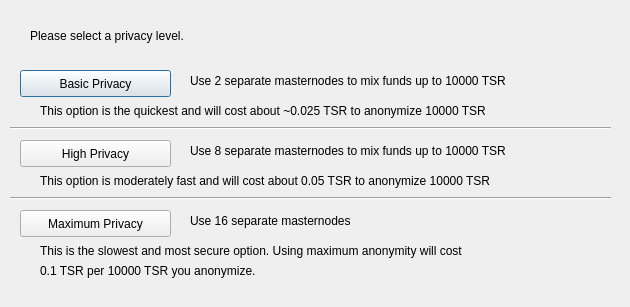
<?xml version="1.0" encoding="UTF-8"?>
<ui version="4.0">
 <class>ObfuscationConfig</class>
 <widget class="QDialog" name="ObfuscationConfig">
  <property name="geometry">
   <rect>
    <x>0</x>
    <y>0</y>
    <width>630</width>
    <height>307</height>
   </rect>
  </property>
  <property name="windowTitle">
   <string>Configure Obfuscation</string>
  </property>
  <widget class="QPushButton" name="buttonBasic">
   <property name="geometry">
    <rect>
     <x>20</x>
     <y>70</y>
     <width>151</width>
     <height>27</height>
    </rect>
   </property>
   <property name="text">
    <string>Basic Privacy</string>
   </property>
  </widget>
  <widget class="QPushButton" name="buttonHigh">
   <property name="geometry">
    <rect>
     <x>20</x>
     <y>140</y>
     <width>151</width>
     <height>27</height>
    </rect>
   </property>
   <property name="text">
    <string>High Privacy</string>
   </property>
  </widget>
  <widget class="QPushButton" name="buttonMax">
   <property name="geometry">
    <rect>
     <x>20</x>
     <y>210</y>
     <width>151</width>
     <height>27</height>
    </rect>
   </property>
   <property name="text">
    <string>Maximum Privacy</string>
   </property>
  </widget>
  <widget class="QLabel" name="label">
   <property name="geometry">
    <rect>
     <x>30</x>
     <y>20</y>
     <width>571</width>
     <height>31</height>
    </rect>
   </property>
   <property name="text">
    <string>Please select a privacy level.</string>
   </property>
  </widget>
  <widget class="QLabel" name="label_2">
   <property name="geometry">
    <rect>
     <x>190</x>
     <y>70</y>
     <width>421</width>
     <height>21</height>
    </rect>
   </property>
   <property name="text">
    <string>Use 2 separate masternodes to mix funds up to 10000 TSR</string>
   </property>
  </widget>
  <widget class="QLabel" name="label_3">
   <property name="geometry">
    <rect>
     <x>190</x>
     <y>140</y>
     <width>411</width>
     <height>21</height>
    </rect>
   </property>
   <property name="text">
    <string>Use 8 separate masternodes to mix funds up to 10000 TSR</string>
   </property>
  </widget>
  <widget class="QLabel" name="label_4">
   <property name="geometry">
    <rect>
     <x>190</x>
     <y>210</y>
     <width>421</width>
     <height>21</height>
    </rect>
   </property>
   <property name="text">
    <string>Use 16 separate masternodes</string>
   </property>
  </widget>
  <widget class="QLabel" name="label_6">
   <property name="geometry">
    <rect>
     <x>40</x>
     <y>100</y>
     <width>561</width>
     <height>21</height>
    </rect>
   </property>
   <property name="text">
    <string>This option is the quickest and will cost about ~0.025 TSR to anonymize 10000 TSR</string>
   </property>
  </widget>
  <widget class="QLabel" name="label_7">
   <property name="geometry">
    <rect>
     <x>40</x>
     <y>170</y>
     <width>561</width>
     <height>21</height>
    </rect>
   </property>
   <property name="text">
    <string>This option is moderately fast and will cost about 0.05 TSR to anonymize 10000 TSR</string>
   </property>
  </widget>
  <widget class="QLabel" name="label_8">
   <property name="geometry">
    <rect>
     <x>40</x>
     <y>240</y>
     <width>561</width>
     <height>21</height>
    </rect>
   </property>
   <property name="text">
    <string>This is the slowest and most secure option. Using maximum anonymity will cost</string>
   </property>
  </widget>
  <widget class="QLabel" name="label_9">
   <property name="geometry">
    <rect>
     <x>40</x>
     <y>260</y>
     <width>561</width>
     <height>21</height>
    </rect>
   </property>
   <property name="text">
    <string>0.1 TSR per 10000 TSR you anonymize.</string>
   </property>
  </widget>
  <widget class="Line" name="line">
   <property name="geometry">
    <rect>
     <x>10</x>
     <y>120</y>
     <width>601</width>
     <height>16</height>
    </rect>
   </property>
   <property name="orientation">
    <enum>Qt::Horizontal</enum>
   </property>
  </widget>
  <widget class="Line" name="line_2">
   <property name="geometry">
    <rect>
     <x>10</x>
     <y>190</y>
     <width>601</width>
     <height>16</height>
    </rect>
   </property>
   <property name="orientation">
    <enum>Qt::Horizontal</enum>
   </property>
  </widget>
 </widget>
 <resources/>
 <connections/>
</ui>
